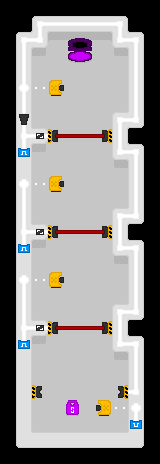

Tiled map render using the project's own tile images. Description and the whole map definition, tile-layer contents included, below:
An orthogonal 10x29 tile map with 16x16 px tiles, 3 tile layers (layer1, layer2, objects), 1 hidden layer not drawn.

<map version="1.5" tiledversion="1.7.2" orientation="orthogonal" renderorder="right-down" width="10" height="29" tilewidth="16" tileheight="16" infinite="0" nextlayerid="5" nextobjectid="1">
 <tileset firstgid="1" source="../porthole-tileset.tsx" />
 <layer id="1" name="layer1" width="10" height="29">
  <data encoding="csv">
1,1,1,1,1,1,1,1,1,1,
1,1,33,33,33,33,33,33,1,1,
1,33,33,2,2,2,2,33,33,1,
1,33,2,2,2,2,2,2,33,1,
1,33,2,2,2,2,2,2,33,1,
1,33,2,2,2,2,2,2,33,1,
1,33,2,2,2,2,2,2,33,1,
1,33,2,2,2,2,2,33,33,1,
1,33,33,2,2,2,2,33,1,1,
1,33,2,2,2,2,2,33,33,1,
1,33,2,2,2,2,2,2,33,1,
1,33,2,2,2,2,2,2,33,1,
1,33,2,2,2,2,2,2,33,1,
1,33,2,2,2,2,2,33,33,1,
1,33,33,2,2,2,2,33,1,1,
1,33,2,2,2,2,2,33,33,1,
1,33,2,2,2,2,2,2,33,1,
1,33,2,2,2,2,2,2,33,1,
1,33,2,2,2,2,2,2,33,1,
1,33,2,2,2,2,2,33,33,1,
1,33,33,2,2,2,2,33,1,1,
1,33,2,2,2,2,2,33,33,1,
1,33,2,2,2,2,2,2,33,1,
1,33,2,2,2,2,2,2,33,1,
1,33,2,2,2,2,2,2,33,1,
1,33,2,2,2,2,2,2,33,1,
1,33,2,2,2,2,2,2,33,1,
1,33,33,33,33,33,33,33,33,1,
1,1,1,1,1,1,1,1,1,1
</data>
 </layer>
 <layer id="3" name="layer2" width="10" height="29">
  <data encoding="csv">
0,0,0,0,0,0,0,0,0,0,
0,11,37,66,66,66,66,38,12,0,
0,37,40,97,47,48,99,39,38,0,
0,34,133,0,77,78,0,132,34,0,
0,34,0,0,0,0,0,0,34,0,
0,34,140,0,0,0,0,0,34,0,
0,34,0,0,0,0,0,71,34,0,
0,34,72,0,0,0,0,7,70,0,
0,136,68,0,0,0,0,34,42,0,
0,34,133,0,0,0,0,39,38,0,
0,34,0,0,0,0,0,132,34,0,
0,34,140,0,0,0,0,0,34,0,
0,34,0,0,0,0,0,71,34,0,
0,34,72,0,0,0,0,7,70,0,
0,136,68,0,0,0,0,34,42,0,
0,34,133,0,0,0,0,39,38,0,
0,34,0,0,0,0,0,132,34,0,
0,34,140,0,0,0,0,0,34,0,
0,34,0,0,0,0,0,71,34,0,
0,34,72,0,0,0,0,7,70,0,
0,136,68,0,0,0,0,34,42,0,
0,34,133,0,0,0,0,39,38,0,
0,34,0,0,0,0,0,132,34,0,
0,34,0,0,0,0,0,0,34,0,
0,34,0,0,0,0,0,0,34,0,
0,34,0,0,0,0,0,140,34,0,
0,34,72,0,0,0,0,71,34,0,
0,69,66,66,66,66,66,66,70,0,
0,0,0,0,0,0,0,0,0,0
</data>
 </layer>
 <layer id="2" name="objects" width="10" height="29">
  <data encoding="csv">
0,0,0,0,0,0,0,0,0,0,
0,0,196,165,165,165,165,198,0,0,
0,196,262,0,0,0,0,260,198,0,
0,166,0,0,0,0,0,0,166,0,
0,166,0,0,0,0,0,0,166,0,
0,168,0,257,0,0,0,0,166,0,
0,166,0,0,0,0,0,0,166,0,
0,330,0,0,0,0,0,196,262,0,
0,228,295,385,323,323,386,166,0,0,
0,487,0,0,0,0,0,260,198,0,
0,0,0,0,0,0,0,0,166,0,
0,263,0,257,0,0,0,0,166,0,
0,166,0,0,0,0,0,0,166,0,
0,166,0,0,0,0,0,196,262,0,
0,228,295,385,323,323,386,166,0,0,
0,487,0,0,0,0,0,260,198,0,
0,0,0,0,0,0,0,0,166,0,
0,263,0,257,0,0,0,0,166,0,
0,166,0,0,0,0,0,0,166,0,
0,166,0,0,0,0,0,196,262,0,
0,228,295,385,323,323,386,166,0,0,
0,487,0,0,0,0,0,260,198,0,
0,0,0,0,0,0,0,0,166,0,
0,0,0,0,0,0,0,0,166,0,
0,0,417,0,0,0,0,418,262,0,
0,0,0,0,234,0,290,0,263,0,
0,0,0,0,0,0,0,0,486,0,
0,0,0,0,0,0,0,0,0,0,
0,0,0,0,0,0,0,0,0,0
</data>
 </layer>
 <layer id="4" name="collision" width="10" height="29" visible="0">
  <data encoding="csv">
0,0,0,0,0,0,0,0,0,0,
0,0,17,17,17,17,17,17,0,0,
0,17,17,0,17,17,0,17,17,0,
0,17,0,0,0,0,0,0,17,0,
0,17,0,0,0,0,0,0,17,0,
0,17,0,82,0,0,0,0,17,0,
0,17,0,0,0,0,0,0,17,0,
0,17,0,0,0,0,0,17,17,0,
0,17,17,22,113,113,20,17,0,0,
0,17,0,0,0,0,0,17,17,0,
0,17,0,0,0,0,0,0,17,0,
0,17,0,82,0,0,0,0,17,0,
0,17,0,0,0,0,0,0,17,0,
0,17,0,0,0,0,0,17,17,0,
0,17,17,22,113,113,20,17,0,0,
0,17,0,0,0,0,0,17,17,0,
0,17,0,0,0,0,0,0,17,0,
0,17,0,82,0,0,0,0,17,0,
0,17,0,0,0,0,0,0,17,0,
0,17,0,0,0,0,0,17,17,0,
0,17,17,22,113,113,20,17,0,0,
0,17,0,0,0,0,0,17,17,0,
0,17,0,0,0,0,0,0,17,0,
0,17,0,0,0,0,0,0,17,0,
0,17,22,0,0,0,0,20,17,0,
0,17,0,0,54,0,81,0,17,0,
0,17,0,0,0,0,0,0,17,0,
0,17,17,17,17,17,17,17,17,0,
0,0,0,0,0,0,0,0,0,0
</data>
 </layer>
</map>
